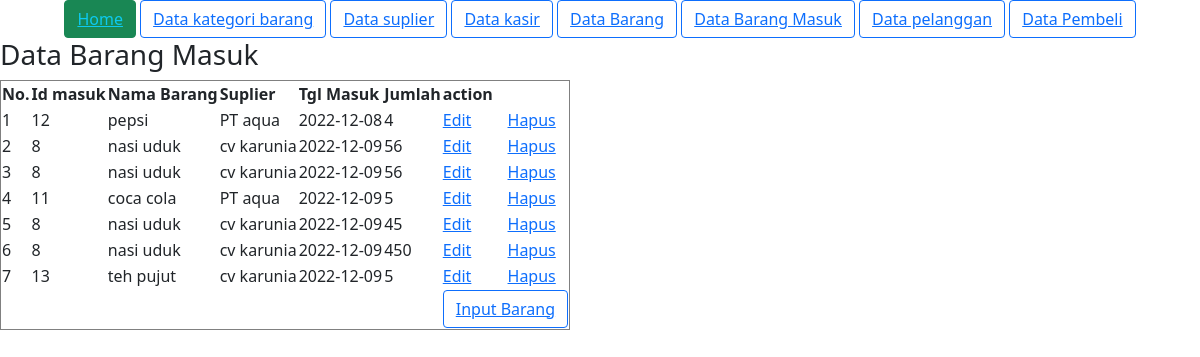
The app's page /read/data_barang_masuk.php with its own data.
### tables this page shows
CREATE TABLE `barang_masuk` (
  `id_masuk` int(4) NOT NULL,
  `id_barang` int(4) DEFAULT NULL,
  `id_suplier` int(4) DEFAULT NULL,
  `tgl_masuk` date DEFAULT NULL,
  `jumlah` int(4) DEFAULT NULL
);

CREATE TABLE `barang` (
  `id_barang` int(6) NOT NULL,
  `id_kategori` int(6) DEFAULT NULL,
  `nama_barang` varchar(30) DEFAULT NULL,
  `stok` int(2) DEFAULT NULL,
  `tgl_exp` date DEFAULT NULL,
  `harga` int(6) DEFAULT NULL
);

CREATE TABLE `suplier` (
  `id_suplier` int(5) NOT NULL,
  `nama_suplier` varchar(30) DEFAULT NULL,
  `alamat` text DEFAULT NULL
);

### utilitiy/global_var.php (called while the page is built, shortened)
<?php
	$url_ = "http://localhost/edu";
 ?>

### read/data_barang_masuk.php (the view, shortened to what this page needs)
<?php
	include("../config/koneksi.php");
	include ("../utilitiy/global_var.php");
	$sql = "SELECT suplier.*, barang.*,barang_masuk.* FROM barang_masuk INNER JOIN
 suplier on suplier.id_suplier = barang_masuk.id_suplier INNER JOIN
 barang on barang.id_barang = barang_masuk.id_barang";
	$read = mysqli_query($kon, $sql);
 ?>
 <!DOCTYPE html>
 <html>
 <head>
 	<?php include '../utilitiy/tag_head.php'; ?>
 </head>
 <body>
 	<?php include '../utilitiy/nav.php'; ?>
 	<h3>Data Barang Masuk</h3>
 	<table border="1">
 		<tr>
 			<th>No.</th>
 			<th>Id masuk</th>
 			<th>Nama Barang</th>
 			<th>Suplier</th>
 			<th>Tgl Masuk</th>
 			<th>Jumlah</th>
 			<th>action</th>
 		</tr>
		<?php
			$i = 1;
			foreach ($read as $value) {
				echo "<tr>";
					echo "<td>".$i."</td>";
					echo "<td>".$value['id_barang']."</td>";
					echo "<td>".$value['nama_barang']."</td>";
					echo "<td>".$value['nama_suplier']."</td>";
					echo "<td>".$value['tgl_masuk']."</td>";
					echo "<td>".$value['jumlah']."</td>";
					echo "<td>
							<a href='../form/barang_masuk.php?
							jumlah=".$value['jumlah']."&
							id_masuk=".$value['id_masuk']."&
							nama_suplier=".$value['nama_suplier']."&
							nama_barang=".$value['nama_barang']."&
							nama_suplier=".$value['nama_suplier']."'>Edit</a>
						</td>";
					 echo "<td>
					 		<a href='../aksi/hapus/hapus.php?
					 		id=".$value['id_masuk']."&
					 		tbl=barang_masuk&
					 		whr=id_masuk'>Hapus</a>
					 	</td>";
				echo "</tr>";
				$i++;
			}
		 ?>
		 <tr class="text-center">
		 	<td colspan="6"></td>
		 	<td colspan="2">
		 		<button class="btn btn-outline-primary">
		<a href='<?php echo $url_."/form/barang_masuk.php" ?>'>Input Barang</a>
	</button>
		 	</td>
		 </tr>
 	</table>
 </body>
 </html>

### records on screen
barang_masuk: id_barang "12", id_barang.nama_barang "pepsi", id_suplier.nama_suplier "PT aqua", tgl_masuk "2022-12-08", jumlah "4"
barang_masuk: id_barang "8", id_barang.nama_barang "nasi uduk", id_suplier.nama_suplier "cv karunia", tgl_masuk "2022-12-09", jumlah "56"
barang_masuk: id_barang "8", id_barang.nama_barang "nasi uduk", id_suplier.nama_suplier "cv karunia", tgl_masuk "2022-12-09", jumlah "56"
barang_masuk: id_barang "11", id_barang.nama_barang "coca cola", id_suplier.nama_suplier "PT aqua", tgl_masuk "2022-12-09", jumlah "5"
barang_masuk: id_barang "8", id_barang.nama_barang "nasi uduk", id_suplier.nama_suplier "cv karunia", tgl_masuk "2022-12-09", jumlah "45"
barang_masuk: id_barang "8", id_barang.nama_barang "nasi uduk", id_suplier.nama_suplier "cv karunia", tgl_masuk "2022-12-09", jumlah "450"
barang_masuk: id_barang "13", id_barang.nama_barang "teh pujut", id_suplier.nama_suplier "cv karunia", tgl_masuk "2022-12-09", jumlah "5"
